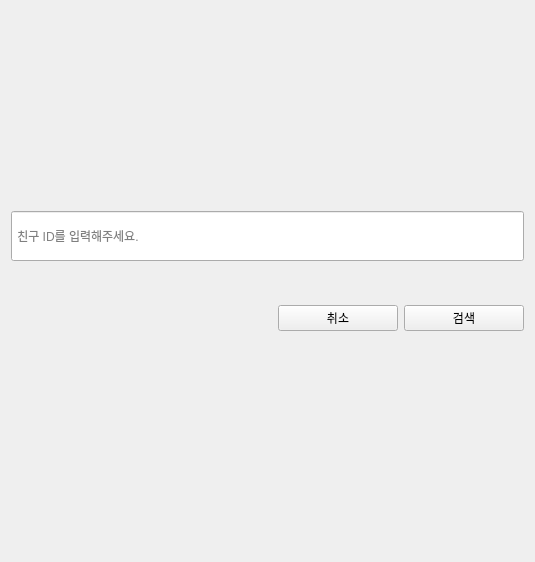
<?xml version="1.0" encoding="UTF-8"?>
<ui version="4.0">
 <class>Serch</class>
 <widget class="QWidget" name="Serch">
  <property name="geometry">
   <rect>
    <x>0</x>
    <y>0</y>
    <width>535</width>
    <height>562</height>
   </rect>
  </property>
  <property name="windowTitle">
   <string>Form</string>
  </property>
  <layout class="QVBoxLayout" name="verticalLayout_3">
   <item>
    <spacer name="verticalSpacer_2">
     <property name="orientation">
      <enum>Qt::Orientation::Vertical</enum>
     </property>
     <property name="sizeHint" stdset="0">
      <size>
       <width>20</width>
       <height>200</height>
      </size>
     </property>
    </spacer>
   </item>
   <item>
    <layout class="QVBoxLayout" name="verticalLayout_2">
     <item>
      <widget class="QLineEdit" name="friendidEdit">
       <property name="minimumSize">
        <size>
         <width>0</width>
         <height>50</height>
        </size>
       </property>
       <property name="placeholderText">
        <string> 친구 ID를 입력해주세요.</string>
       </property>
      </widget>
     </item>
    </layout>
   </item>
   <item>
    <spacer name="verticalSpacer_3">
     <property name="orientation">
      <enum>Qt::Orientation::Vertical</enum>
     </property>
     <property name="sizeHint" stdset="0">
      <size>
       <width>20</width>
       <height>10</height>
      </size>
     </property>
    </spacer>
   </item>
   <item>
    <layout class="QVBoxLayout" name="verticalLayout">
     <item>
      <layout class="QHBoxLayout" name="horizontalLayout">
       <item>
        <spacer name="horizontalSpacer">
         <property name="orientation">
          <enum>Qt::Orientation::Horizontal</enum>
         </property>
         <property name="sizeHint" stdset="0">
          <size>
           <width>40</width>
           <height>20</height>
          </size>
         </property>
        </spacer>
       </item>
       <item>
        <widget class="QPushButton" name="exitBtn">
         <property name="minimumSize">
          <size>
           <width>120</width>
           <height>0</height>
          </size>
         </property>
         <property name="text">
          <string>취소</string>
         </property>
        </widget>
       </item>
       <item>
        <widget class="QPushButton" name="serchBtn">
         <property name="minimumSize">
          <size>
           <width>120</width>
           <height>0</height>
          </size>
         </property>
         <property name="text">
          <string>검색</string>
         </property>
        </widget>
       </item>
      </layout>
     </item>
    </layout>
   </item>
   <item>
    <spacer name="verticalSpacer">
     <property name="orientation">
      <enum>Qt::Orientation::Vertical</enum>
     </property>
     <property name="sizeHint" stdset="0">
      <size>
       <width>20</width>
       <height>220</height>
      </size>
     </property>
    </spacer>
   </item>
  </layout>
 </widget>
 <resources/>
 <connections/>
</ui>
